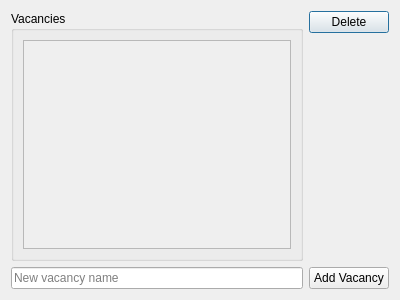
<?xml version="1.0" encoding="UTF-8"?>
<ui version="4.0">
 <class>ManageVacancies</class>
 <widget class="QDialog" name="ManageVacancies">
  <property name="geometry">
   <rect>
    <x>0</x>
    <y>0</y>
    <width>400</width>
    <height>300</height>
   </rect>
  </property>
  <property name="windowTitle">
   <string>Manage Vacncies - HRAssistanTool</string>
  </property>
  <layout class="QGridLayout" name="gridLayout">
   <item row="1" column="1">
    <spacer name="verticalSpacer">
     <property name="orientation">
      <enum>Qt::Vertical</enum>
     </property>
     <property name="sizeHint" stdset="0">
      <size>
       <width>20</width>
       <height>40</height>
      </size>
     </property>
    </spacer>
   </item>
   <item row="0" column="1">
    <widget class="QPushButton" name="deleteVacancy">
     <property name="text">
      <string>Delete</string>
     </property>
    </widget>
   </item>
   <item row="3" column="1">
    <widget class="QPushButton" name="addVacancy">
     <property name="text">
      <string>Add Vacancy</string>
     </property>
    </widget>
   </item>
   <item row="3" column="0">
    <widget class="QLineEdit" name="newVacancyName">
     <property name="placeholderText">
      <string>New vacancy name</string>
     </property>
    </widget>
   </item>
   <item row="0" column="0" rowspan="2">
    <widget class="QGroupBox" name="groupBox">
     <property name="title">
      <string>Vacancies</string>
     </property>
     <layout class="QVBoxLayout" name="verticalLayout_3">
      <item>
       <widget class="QScrollArea" name="scrollArea">
        <property name="widgetResizable">
         <bool>true</bool>
        </property>
        <widget class="QWidget" name="scrollAreaWidgetContents">
         <property name="geometry">
          <rect>
           <x>0</x>
           <y>0</y>
           <width>258</width>
           <height>205</height>
          </rect>
         </property>
         <layout class="QVBoxLayout" name="verticalLayout_2">
          <item>
           <layout class="QVBoxLayout" name="vacanciesList"/>
          </item>
          <item>
           <spacer name="verticalSpacer_2">
            <property name="orientation">
             <enum>Qt::Vertical</enum>
            </property>
            <property name="sizeHint" stdset="0">
             <size>
              <width>20</width>
              <height>40</height>
             </size>
            </property>
           </spacer>
          </item>
         </layout>
        </widget>
       </widget>
      </item>
     </layout>
    </widget>
   </item>
  </layout>
 </widget>
 <tabstops>
  <tabstop>scrollArea</tabstop>
  <tabstop>newVacancyName</tabstop>
  <tabstop>deleteVacancy</tabstop>
  <tabstop>addVacancy</tabstop>
 </tabstops>
 <resources/>
 <connections/>
</ui>
